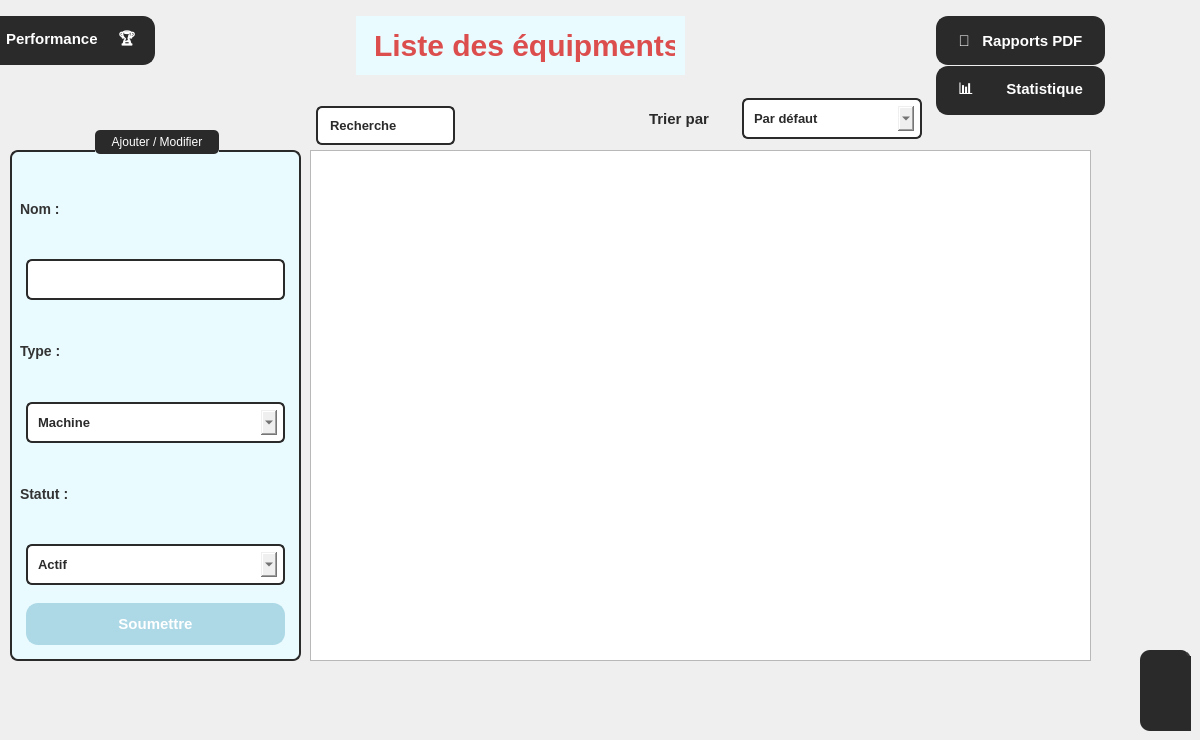
      <widget class="QWidget" name="Labo_7">
       <property name="styleSheet">
        <string notr="true">color : black;</string>
       </property>
       <widget class="QLabel" name="label_71">
        <property name="geometry">
         <rect>
          <x>350</x>
          <y>10</y>
          <width>341</width>
          <height>71</height>
         </rect>
        </property>
        <property name="styleSheet">
         <string notr="true"> color: rgb(220, 78, 78);
    padding: 10px;
    margin: 6px;
    font-size: 30px;
    font-weight: bold;
background-color: rgb(234, 251, 255); 

</string>
        </property>
        <property name="text">
         <string>Liste des équipments</string>
        </property>
       </widget>
       <widget class="QWidget" name="popupWidget_7" native="true">
        <property name="geometry">
         <rect>
          <x>1140</x>
          <y>650</y>
          <width>51</width>
          <height>81</height>
         </rect>
        </property>
        <property name="styleSheet">
         <string notr="true">QWidget {
    background-color: #2a2a2a;
    border-right: 2px solid #3a3a3a;
    border-radius: 10px;
}

QPushButton {
    background-color: #3a3a3a;
    color: #ffffff;
    border: none;
    padding: 10px;
    margin: 5px;
    border-radius: 10px;
}

QPushButton:hover {
    background-color: #4a4a4a;
}

QPushButton:pressed {
    background-color: #666666;
}

QListWidget {
    background-color: #2a2a2a;
    color: #ffffff;
    border: none;
    border-radius: 10px;
}

QListWidget::item {
    padding: 8px;
    border-radius: 10px;
}

QListWidget::item:selected {
    background-color: #4a4a4a;
}

QScrollBar:vertical {
    border: none;
    background: #2a2a2a;
    width: 8px;
    margin: 0px 0px 0px 0px;
    border-radius: 10px;
}

QScrollBar::handle:vertical {
    background: #555555;
    border-radius: 10px;
}

QScrollBar::handle:vertical:hover {
    background: #777777;
}

QScrollBar::add-line:vertical, QScrollBar::sub-line:vertical {
    border: none;
    background: none;
}
</string>
        </property>
        <widget class="QPushButton" name="pushButton_21">
         <property name="geometry">
          <rect>
           <x>30</x>
           <y>70</y>
           <width>111</width>
           <height>51</height>
          </rect>
         </property>
         <property name="styleSheet">
          <string notr="true">QPushButton {
    background-color: #2a2a2a;
    color: #ffffff;
    border: 2px solid #2a2a2a;
    padding: 10px;
    margin: 6px;
    border-radius: 12px;
    font-size: 11px;
    font-weight: bold;
    text-transform: uppercase;
    transition: all 0.3s ease-in-out;
}

QPushButton:hover {
    background-color: #606060;
    border-color: #777777;
}

QPushButton:pressed {
    background-color: #787878;
    border-color: #909090;
}

QPushButton:disabled {
    background-color: #353535;
    color: #ffffff;
    border-color: #444444;
}
</string>
         </property>
         <property name="text">
          <string>testtt</string>
         </property>
        </widget>
        <widget class="QPushButton" name="pushButton_22">
         <property name="geometry">
          <rect>
           <x>20</x>
           <y>0</y>
           <width>131</width>
           <height>61</height>
          </rect>
         </property>
         <property name="styleSheet">
          <string notr="true">QPushButton {
    background-color: #2a2a2a;
    color: #ffffff;
    border: 2px solid #2a2a2a;
    padding: 10px;
    margin: 6px;
    border-radius: 12px;
    font-size: 11px;
    font-weight: bold;
    text-transform: uppercase;
    transition: all 0.3s ease-in-out;
}

QPushButton:hover {
    background-color: #606060;
    border-color: #777777;
}

QPushButton:pressed {
    background-color: #787878;
    border-color: #909090;
}

QPushButton:disabled {
    background-color: #353535;
    color: #ffffff;
    border-color: #444444;
}
</string>
         </property>
         <property name="text">
          <string>testtt</string>
         </property>
        </widget>
        <widget class="QPushButton" name="pushButton_23">
         <property name="geometry">
          <rect>
           <x>20</x>
           <y>30</y>
           <width>131</width>
           <height>61</height>
          </rect>
         </property>
         <property name="styleSheet">
          <string notr="true">QPushButton {
    background-color: #2a2a2a;
    color: #ffffff;
    border: 2px solid #2a2a2a;
    padding: 10px;
    margin: 6px;
    border-radius: 12px;
    font-size: 11px;
    font-weight: bold;
    text-transform: uppercase;
    transition: all 0.3s ease-in-out;
}

QPushButton:hover {
    background-color: #606060;
    border-color: #777777;
}

QPushButton:pressed {
    background-color: #787878;
    border-color: #909090;
}

QPushButton:disabled {
    background-color: #353535;
    color: #ffffff;
    border-color: #444444;
}
</string>
         </property>
         <property name="text">
          <string>testtt</string>
         </property>
        </widget>
       </widget>
       <widget class="QGroupBox" name="groupBox_10">
        <property name="geometry">
         <rect>
          <x>10</x>
          <y>130</y>
          <width>291</width>
          <height>531</height>
         </rect>
        </property>
        <property name="styleSheet">
         <string notr="true">QGroupBox {
    background-color: rgb(234, 251, 255);  /* Light blue background */
    border: 2px solid #2a2a2a ;  /* Dark gray border */
    border-radius: 8px;         /* Rounded corners */
    margin-top: 20px;           /* Space for title */
    padding: 10px;
}
QGroupBox::title {
    subcontrol-origin: margin;
    subcontrol-position: top center;
    padding: 5px 15px;
    background-color: #2a2a2a  ;  /* Dark gray background */
    color: white  ;               /* White text */
    border-radius: 5px;
    font-weight: bold;
}</string>
        </property>
        <property name="title">
         <string>Ajouter / Modifier</string>
        </property>
        <widget class="QWidget" name="layoutWidget_12">
         <property name="geometry">
          <rect>
           <x>10</x>
           <y>40</y>
           <width>271</width>
           <height>481</height>
          </rect>
         </property>
         <layout class="QVBoxLayout" name="verticalLayout_9">
          <item>
           <widget class="QLabel" name="label_120">
            <property name="styleSheet">
             <string notr="true">font-size: 14px;
        font-weight: bold;
        color: #333; /* Dark gray text */
        background: transparent;</string>
            </property>
            <property name="text">
             <string>Nom :</string>
            </property>
           </widget>
          </item>
          <item>
           <widget class="QLineEdit" name="lineEdit_51">
            <property name="styleSheet">
             <string notr="true">border: 2px solid #2a2a2a ; /* Blue border */
        border-radius: 6px;
        padding: 5px 8px;
         color: #2a2a2a;
    padding: 10px;
    margin: 6px;
    font-size: 13px;
    font-weight: bold;
        selection-background-color: #cce5ff; /* Light blue selection */

</string>
            </property>
           </widget>
          </item>
          <item>
           <widget class="QLabel" name="label_121">
            <property name="styleSheet">
             <string notr="true">font-size: 14px;
        font-weight: bold;
        color: #333; /* Dark gray text */
        background: transparent;</string>
            </property>
            <property name="text">
             <string>Type :</string>
            </property>
           </widget>
          </item>
          <item>
           <widget class="QComboBox" name="comboBox_11">
            <property name="styleSheet">
             <string notr="true">border: 2px solid #2a2a2a ; /* Blue border */
        border-radius: 6px;
        padding: 5px 8px;
         color: #2a2a2a;
    padding: 10px;
    margin: 6px;
    font-size: 13px;
    font-weight: bold;
        selection-background-color: #cce5ff; /* Light blue selection */

text : search
</string>
            </property>
            <item>
             <property name="text">
              <string>Machine</string>
             </property>
            </item>
            <item>
             <property name="text">
              <string>Outil</string>
             </property>
            </item>
            <item>
             <property name="text">
              <string>Stockage</string>
             </property>
            </item>
            <item>
             <property name="text">
              <string>Informatique</string>
             </property>
            </item>
           </widget>
          </item>
          <item>
           <widget class="QLabel" name="label_122">
            <property name="styleSheet">
             <string notr="true">font-size: 14px;
        font-weight: bold;
        color: #333; /* Dark gray text */
        background: transparent;</string>
            </property>
            <property name="text">
             <string>Statut :</string>
            </property>
           </widget>
          </item>
          <item>
           <widget class="QComboBox" name="comboBox_13">
            <property name="styleSheet">
             <string notr="true">border: 2px solid #2a2a2a ; /* Blue border */
        border-radius: 6px;
        padding: 5px 8px;
         color: #2a2a2a;
    padding: 10px;
    margin: 6px;
    font-size: 13px;
    font-weight: bold;
        selection-background-color: #cce5ff; /* Light blue selection */

text : search
</string>
            </property>
            <item>
             <property name="text">
              <string>Actif</string>
             </property>
            </item>
            <item>
             <property name="text">
              <string>Inactif</string>
             </property>
            </item>
           </widget>
          </item>
          <item>
           <layout class="QHBoxLayout" name="horizontalLayout_4">
            <item>
             <widget class="QPushButton" name="btnequipementAjouter">
              <property name="styleSheet">
               <string notr="true">QPushButton {
    background-color: rgb(173, 216, 230);
    color: #ffffff;
    border: 2px solid rgb(173, 216, 230);
    padding: 10px;
    margin: 6px;
    border-radius: 12px;
    font-size: 15px;
    font-weight: bold;
    transition: all 0.3s ease-in-out;
}

QPushButton:hover {
    background-color: #606060;
    border-color: #777777;
}

QPushButton:pressed {
    background-color: #787878;
    border-color: #909090;
}

QPushButton:disabled {
    background-color: #353535;
    color: #ffffff;
    border-color: #444444;
}
</string>
              </property>
              <property name="text">
               <string>Soumettre</string>
              </property>
             </widget>
            </item>
           </layout>
          </item>
         </layout>
        </widget>
       </widget>
       <widget class="QTableView" name="tableauEquipements">
        <property name="geometry">
         <rect>
          <x>310</x>
          <y>150</y>
          <width>781</width>
          <height>511</height>
         </rect>
        </property>
        <property name="minimumSize">
         <size>
          <width>781</width>
          <height>0</height>
         </size>
        </property>
        <property name="maximumSize">
         <size>
          <width>781</width>
          <height>511</height>
         </size>
        </property>
        <property name="layoutDirection">
         <enum>Qt::LayoutDirection::LeftToRight</enum>
        </property>
        <property name="autoFillBackground">
         <bool>false</bool>
        </property>
        <property name="styleSheet">
         <string notr="true">QTableWidget {
    background-color: rgb(234, 251, 255);
    border: 2px solid #2a2a2a;
    border-radius: 8px;
    gridline-color: #2a2a2a;
    selection-background-color: #2a2a2a;
    selection-color: white;
}

QHeaderView::section {
    background-color: #2a2a2a;
    color: white;
    padding: 5px;
    border: 1px solid #2a2a2a;
    font-weight: bold;
}

QTableWidget QTableCornerButton::section {
    background-color: #2a2a2a;
    border: 1px solid #2a2a2a;
}

QTableWidget::item {
    padding: 5px;
}

QTableWidget::item:selected {
    background-color: #2a2a2a;
    color: white;
}

QTableWidget::item:hover {
    background-color: rgb(200, 240, 250);
}
</string>
        </property>
        <property name="lineWidth">
         <number>144</number>
        </property>
        <property name="sizeAdjustPolicy">
         <enum>QAbstractScrollArea::SizeAdjustPolicy::AdjustToContents</enum>
        </property>
        <attribute name="verticalHeaderCascadingSectionResizes">
         <bool>true</bool>
        </attribute>
       </widget>
       <widget class="QLineEdit" name="lineEdit_54">
        <property name="geometry">
         <rect>
          <x>310</x>
          <y>100</y>
          <width>151</width>
          <height>51</height>
         </rect>
        </property>
        <property name="styleSheet">
         <string notr="true">border: 2px solid #2a2a2a ; /* Blue border */
        border-radius: 6px;
        padding: 5px 8px;
 color: #2a2a2a  ;
    padding: 10px;
    margin: 6px;
    font-size: 13px;
    font-weight: bold;
        selection-background-color: #cce5ff; /* Light blue selection */

text : search
</string>
        </property>
        <property name="text">
         <string>Recherche</string>
        </property>
       </widget>
       <widget class="QPushButton" name="btnequiprmrnt4">
        <property name="geometry">
         <rect>
          <x>930</x>
          <y>10</y>
          <width>181</width>
          <height>61</height>
         </rect>
        </property>
        <property name="styleSheet">
         <string notr="true">QPushButton {
    background-color: #2a2a2a   ;
    color: #ffffff;
    border: 2px solid #2a2a2a   ;
    padding: 10px;
    margin: 6px;
    border-radius: 12px;
    font-size: 15px;
    font-weight: bold;
    transition: all 0.3s ease-in-out;
}

QPushButton:hover {
    background-color: #606060;
    border-color: #777777;
}

QPushButton:pressed {
    background-color: #787878;
    border-color: #909090;
}

QPushButton:disabled {
    background-color: #353535;
    color: #ffffff;
    border-color: #444444;
}
</string>
        </property>
        <property name="text">
         <string>📑   Rapports PDF</string>
        </property>
        <property name="icon">
         <iconset>
          <normaloff>:/new/prefix1/icons/microscope_4131002.png</normaloff>:/new/prefix1/icons/microscope_4131002.png</iconset>
        </property>
        <property name="checkable">
         <bool>true</bool>
        </property>
        <property name="autoExclusive">
         <bool>true</bool>
        </property>
       </widget>
       <widget class="QPushButton" name="btnequiprmrnt2">
        <property name="geometry">
         <rect>
          <x>930</x>
          <y>60</y>
          <width>181</width>
          <height>61</height>
         </rect>
        </property>
        <property name="styleSheet">
         <string notr="true">QPushButton {
    background-color: #2a2a2a   ;
    color: #ffffff;
    border: 2px solid #2a2a2a   ;
    padding: 10px;
    margin: 6px;
    border-radius: 12px;
    font-size: 15px;
    font-weight: bold;
    transition: all 0.3s ease-in-out;
}

QPushButton:hover {
    background-color: #606060;
    border-color: #777777;
}

QPushButton:pressed {
    background-color: #787878;
    border-color: #909090;
}

QPushButton:disabled {
    background-color: #353535;
    color: #ffffff;
    border-color: #444444;
}
</string>
        </property>
        <property name="text">
         <string>📊        Statistique</string>
        </property>
        <property name="icon">
         <iconset>
          <normaloff>:/new/prefix1/icons/microscope_4131002.png</normaloff>:/new/prefix1/icons/microscope_4131002.png</iconset>
        </property>
        <property name="checkable">
         <bool>true</bool>
        </property>
        <property name="autoExclusive">
         <bool>true</bool>
        </property>
       </widget>
       <widget class="QPushButton" name="btnequiprmrnt3">
        <property name="geometry">
         <rect>
          <x>-20</x>
          <y>10</y>
          <width>181</width>
          <height>61</height>
         </rect>
        </property>
        <property name="styleSheet">
         <string notr="true">QPushButton {
    background-color: #2a2a2a;
    color: #ffffff;
    border: 2px solid #2a2a2a   ;
    padding: 10px;
    margin: 6px;
    border-radius: 12px;
    font-size: 15px;
    font-weight: bold;
    transition: all 0.3s ease-in-out;
}

QPushButton:hover {
    background-color: #606060;
    border-color: #777777;
}

QPushButton:pressed {
    background-color: #787878;
    border-color: #909090;
}

QPushButton:disabled {
    background-color: #353535;
    color: #ffffff;
    border-color: #444444;
}
</string>
        </property>
        <property name="text">
         <string>Performance     🏆</string>
        </property>
        <property name="icon">
         <iconset>
          <normaloff>:/new/prefix1/icons/microscope_4131002.png</normaloff>:/new/prefix1/icons/microscope_4131002.png</iconset>
        </property>
        <property name="checkable">
         <bool>true</bool>
        </property>
        <property name="autoExclusive">
         <bool>true</bool>
        </property>
       </widget>
       <widget class="QWidget" name="layoutWidget_13">
        <property name="geometry">
         <rect>
          <x>537</x>
          <y>90</y>
          <width>391</width>
          <height>57</height>
         </rect>
        </property>
        <layout class="QHBoxLayout" name="horizontalLayout_7">
         <property name="spacing">
          <number>7</number>
         </property>
         <item alignment="Qt::AlignmentFlag::AlignRight">
          <widget class="QLabel" name="label_72">
           <property name="styleSheet">
            <string notr="true"> color: #2a2a2a  ;
    padding: 10px;
    margin: 6px;
    font-size: 15px;
    font-weight: bold;
 </string>
           </property>
           <property name="text">
            <string>Trier par</string>
           </property>
          </widget>
         </item>
         <item>
          <widget class="QComboBox" name="comboBox_12">
           <property name="styleSheet">
            <string notr="true">border: 2px solid #2a2a2a ; /* Blue border */
        border-radius: 6px;
        padding: 5px 8px;
 color: #2a2a2a  ;
    padding: 10px;
    margin: 6px;
    font-size: 13px;
    font-weight: bold;
        selection-background-color: #cce5ff; /* Light blue selection */

text : search
</string>
           </property>
           <item>
            <property name="text">
             <string>Par défaut</string>
            </property>
           </item>
           <item>
            <property name="text">
             <string>Nom</string>
            </property>
           </item>
           <item>
            <property name="text">
             <string>Date de maintenance</string>
            </property>
           </item>
          </widget>
         </item>
        </layout>
       </widget>
      </widget>
